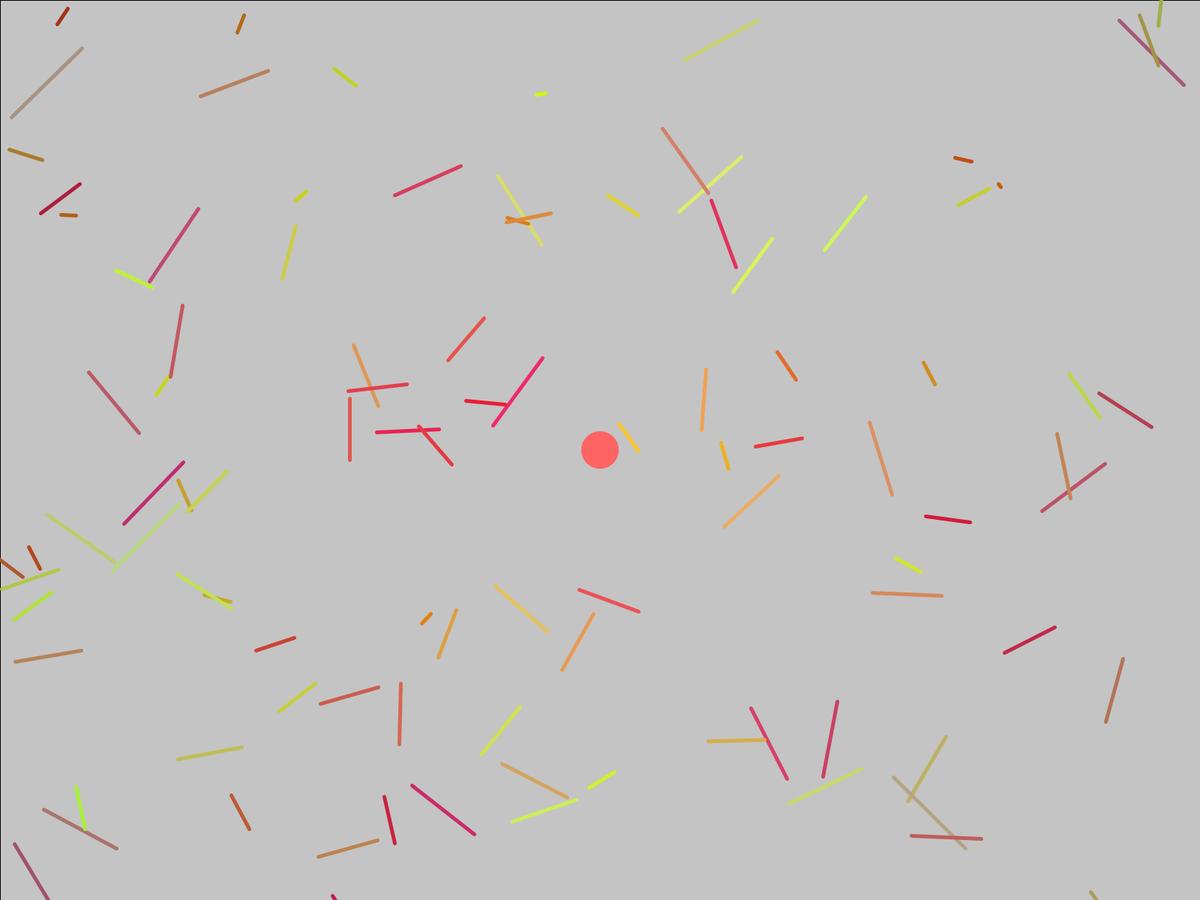
Frame 1 (no input)
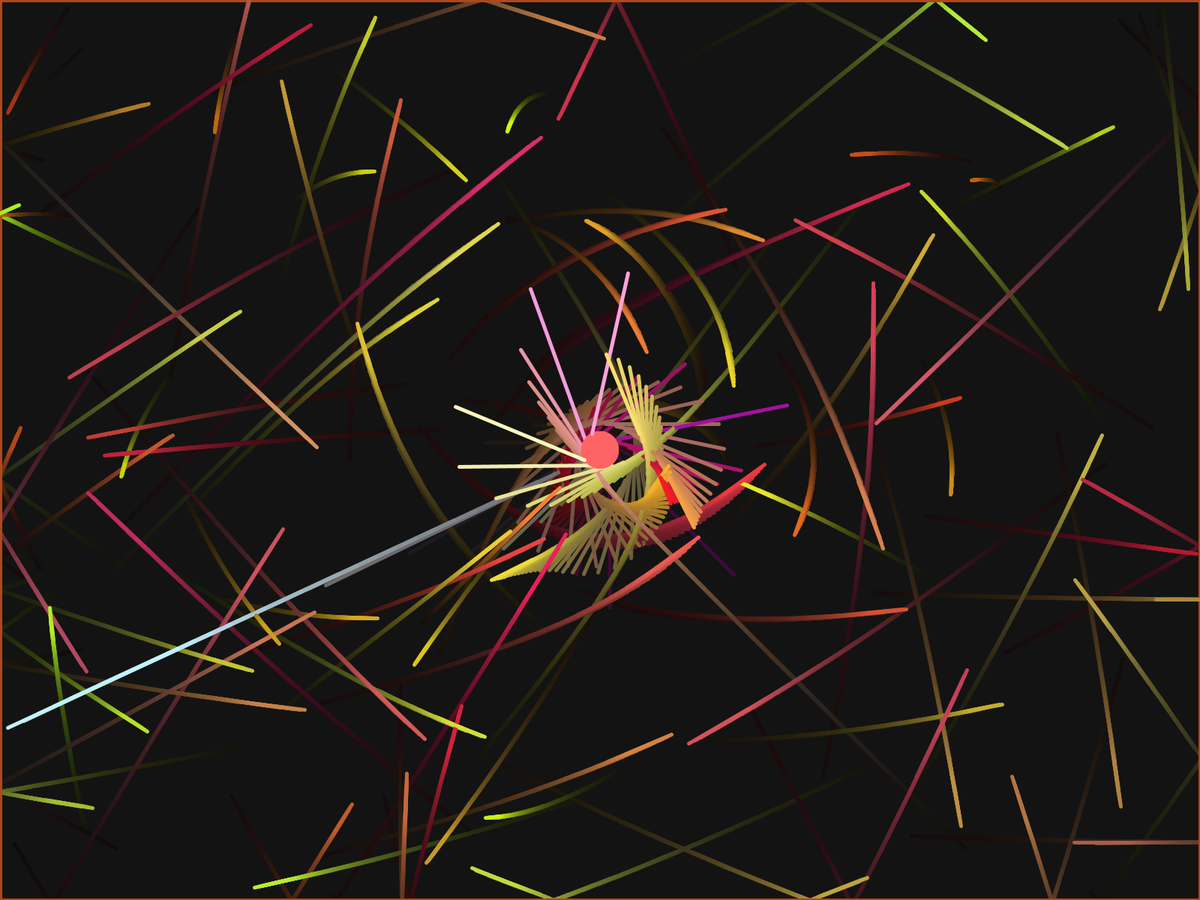
Frame 60 (the mouse pressed at the canvas centre just before this capture)
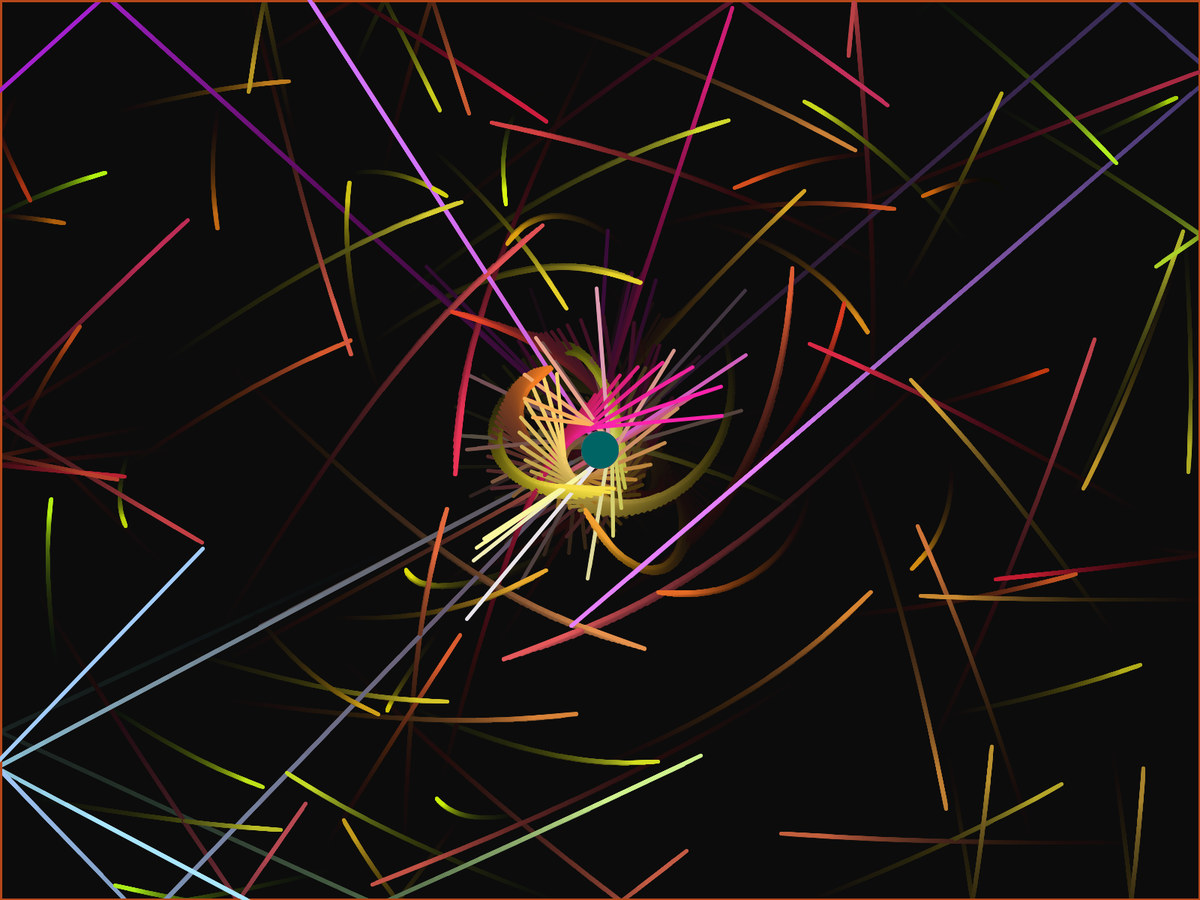
Frame 120 (the mouse held since frame 60 and released just before this capture)

The Processing sketch that drew these frames (run headless with seeded random() and noise(); from frame 60 on, the mouse is pressed at the canvas centre):

// Processing sketch: Grav
// ── Grav.pde
ArrayList<ball> balls = new ArrayList<ball>();
ArrayList<grav> gravs = new ArrayList<grav>();
float maxgrav = 50;
float mingrav = 0;
float maxdrag = 1.01;

void setup(){
  fullScreen();
  for(int i = 0; i < 100; i++){
    ball Ball = new ball();
    Ball.x = random(0, width);
    Ball.y = random(0, height);
    Ball.drag = random(1.001, 1.01);
    Ball.vecX = random(-10, 10);
    Ball.vecY = random(-10, 10);
    Ball.mass = 100;
    balls.add(Ball);
  }
  grav Grav = new grav();
  Grav.x = width/2;
  Grav.y = height/2;
  Grav.mass = 50;
  gravs.add(Grav);
}

void draw(){
  fill(0, 10);
  rect(0, 0, width, height);
  strokeWeight(5);
  for(grav Grav: gravs){
    noStroke();
    fill(Grav.mass/maxgrav*255, 100, 100);
    ellipse(Grav.x, Grav.y, 50, 50);
  }
  for(ball Ball: balls){
    //ellipse(Ball.x, Ball.y, 3, 3);
    Ball.x += Ball.vecX;
    Ball.y += Ball.vecY;
    Ball.vecX /= Ball.drag;
    Ball.vecY /= Ball.drag;
    if(Ball.x < 0 || Ball.x > width){
      Ball.vecX = -Ball.vecX;
    }
    if(Ball.y < 0 || Ball.y > height){
      Ball.vecY = -Ball.vecY;
    }
    float speed = dist(0, 0, Ball.vecX, Ball.vecY);
    for(grav Grav: gravs){
      float angle = atan2(Ball.y-Grav.y, Ball.x-Grav.x);
      float distance = dist(Ball.x, Ball.y, Grav.x, Grav.y) + 5;
      stroke(255 - distance / 10, (Ball.drag-1)/(maxdrag-1)*255, speed*10);
      line(Ball.x, Ball.y, Ball.x + Ball.vecX * 10, Ball.y + Ball.vecY * 10);
      Ball.vecX -= cos(angle) * Ball.mass*Grav.mass/pow(distance, 2);
      Ball.vecY -= sin(angle) * Ball.mass*Grav.mass/pow(distance, 2);
    }
  }
}

void mousePressed(){
  grav Grav = new grav();
  Grav.x = mouseX;
  Grav.y = mouseY;
  Grav.mass = random(mingrav, maxgrav);
  gravs.add(Grav);
}

class position{
  float x;
  float y;
}

class movepos extends position{
  float vecX;
  float vecY;
}

class grav extends position{
  float mass;
}

class ball extends movepos{
  color col;
  float mass;
  float drag;
}
